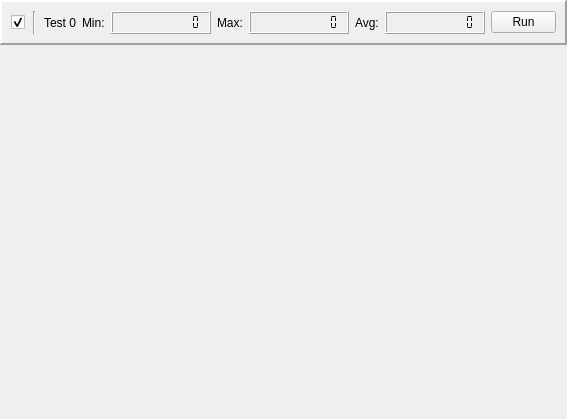
<?xml version="1.0" encoding="UTF-8"?>
<ui version="4.0">
 <class>TestContainer</class>
 <widget class="QWidget" name="TestContainer">
  <property name="geometry">
   <rect>
    <x>0</x>
    <y>0</y>
    <width>498</width>
    <height>419</height>
   </rect>
  </property>
  <property name="sizePolicy">
   <sizepolicy hsizetype="Preferred" vsizetype="Maximum">
    <horstretch>0</horstretch>
    <verstretch>0</verstretch>
   </sizepolicy>
  </property>
  <property name="windowTitle">
   <string>Form</string>
  </property>
  <layout class="QVBoxLayout" name="verticalLayout_2">
   <property name="spacing">
    <number>0</number>
   </property>
   <property name="margin">
    <number>0</number>
   </property>
   <item>
    <widget class="QFrame" name="Banner">
     <property name="sizePolicy">
      <sizepolicy hsizetype="Preferred" vsizetype="Fixed">
       <horstretch>0</horstretch>
       <verstretch>0</verstretch>
      </sizepolicy>
     </property>
     <property name="frameShape">
      <enum>QFrame::Panel</enum>
     </property>
     <property name="frameShadow">
      <enum>QFrame::Raised</enum>
     </property>
     <property name="lineWidth">
      <number>2</number>
     </property>
     <layout class="QHBoxLayout" name="horizontalLayout_3">
      <item>
       <layout class="QHBoxLayout" name="TestInfo" stretch="0,0,0">
        <property name="spacing">
         <number>8</number>
        </property>
        <property name="sizeConstraint">
         <enum>QLayout::SetDefaultConstraint</enum>
        </property>
        <property name="topMargin">
         <number>0</number>
        </property>
        <item>
         <widget class="QCheckBox" name="checkBox">
          <property name="sizePolicy">
           <sizepolicy hsizetype="Fixed" vsizetype="Fixed">
            <horstretch>0</horstretch>
            <verstretch>0</verstretch>
           </sizepolicy>
          </property>
          <property name="acceptDrops">
           <bool>false</bool>
          </property>
          <property name="autoFillBackground">
           <bool>false</bool>
          </property>
          <property name="text">
           <string/>
          </property>
          <property name="iconSize">
           <size>
            <width>16</width>
            <height>16</height>
           </size>
          </property>
          <property name="checkable">
           <bool>true</bool>
          </property>
          <property name="checked">
           <bool>true</bool>
          </property>
          <property name="autoRepeat">
           <bool>false</bool>
          </property>
          <property name="autoExclusive">
           <bool>false</bool>
          </property>
         </widget>
        </item>
        <item>
         <widget class="Line" name="line">
          <property name="orientation">
           <enum>Qt::Vertical</enum>
          </property>
         </widget>
        </item>
        <item>
         <widget class="QLabel" name="nameLabel">
          <property name="sizePolicy">
           <sizepolicy hsizetype="MinimumExpanding" vsizetype="Preferred">
            <horstretch>0</horstretch>
            <verstretch>0</verstretch>
           </sizepolicy>
          </property>
          <property name="text">
           <string>Test 0</string>
          </property>
         </widget>
        </item>
       </layout>
      </item>
      <item>
       <layout class="QHBoxLayout" name="ErrorDisplay">
        <item>
         <widget class="QLabel" name="MinLabel">
          <property name="sizePolicy">
           <sizepolicy hsizetype="Fixed" vsizetype="Preferred">
            <horstretch>0</horstretch>
            <verstretch>0</verstretch>
           </sizepolicy>
          </property>
          <property name="text">
           <string>Min:</string>
          </property>
         </widget>
        </item>
        <item>
         <widget class="QLCDNumber" name="MinErr">
          <property name="sizePolicy">
           <sizepolicy hsizetype="Fixed" vsizetype="Minimum">
            <horstretch>0</horstretch>
            <verstretch>0</verstretch>
           </sizepolicy>
          </property>
          <property name="smallDecimalPoint">
           <bool>true</bool>
          </property>
          <property name="numDigits">
           <number>10</number>
          </property>
          <property name="digitCount">
           <number>10</number>
          </property>
          <property name="segmentStyle">
           <enum>QLCDNumber::Flat</enum>
          </property>
         </widget>
        </item>
        <item>
         <widget class="QLabel" name="MaxLabel">
          <property name="sizePolicy">
           <sizepolicy hsizetype="Fixed" vsizetype="Preferred">
            <horstretch>0</horstretch>
            <verstretch>0</verstretch>
           </sizepolicy>
          </property>
          <property name="text">
           <string>Max:</string>
          </property>
         </widget>
        </item>
        <item>
         <widget class="QLCDNumber" name="MaxErr">
          <property name="sizePolicy">
           <sizepolicy hsizetype="Fixed" vsizetype="Minimum">
            <horstretch>0</horstretch>
            <verstretch>0</verstretch>
           </sizepolicy>
          </property>
          <property name="smallDecimalPoint">
           <bool>true</bool>
          </property>
          <property name="numDigits">
           <number>10</number>
          </property>
          <property name="digitCount">
           <number>10</number>
          </property>
          <property name="segmentStyle">
           <enum>QLCDNumber::Flat</enum>
          </property>
         </widget>
        </item>
        <item>
         <widget class="QLabel" name="AvgLabel">
          <property name="sizePolicy">
           <sizepolicy hsizetype="Fixed" vsizetype="Preferred">
            <horstretch>0</horstretch>
            <verstretch>0</verstretch>
           </sizepolicy>
          </property>
          <property name="text">
           <string>Avg:</string>
          </property>
         </widget>
        </item>
        <item>
         <widget class="QLCDNumber" name="AvgErr">
          <property name="sizePolicy">
           <sizepolicy hsizetype="Fixed" vsizetype="Minimum">
            <horstretch>0</horstretch>
            <verstretch>0</verstretch>
           </sizepolicy>
          </property>
          <property name="smallDecimalPoint">
           <bool>true</bool>
          </property>
          <property name="numDigits">
           <number>10</number>
          </property>
          <property name="digitCount">
           <number>10</number>
          </property>
          <property name="segmentStyle">
           <enum>QLCDNumber::Flat</enum>
          </property>
         </widget>
        </item>
       </layout>
      </item>
      <item>
       <widget class="QPushButton" name="Expand">
        <property name="sizePolicy">
         <sizepolicy hsizetype="Maximum" vsizetype="Fixed">
          <horstretch>0</horstretch>
          <verstretch>0</verstretch>
         </sizepolicy>
        </property>
        <property name="maximumSize">
         <size>
          <width>65</width>
          <height>16777215</height>
         </size>
        </property>
        <property name="text">
         <string>Run</string>
        </property>
       </widget>
      </item>
     </layout>
    </widget>
   </item>
   <item>
    <widget class="QFrame" name="mainpanel">
     <property name="enabled">
      <bool>true</bool>
     </property>
     <property name="frameShape">
      <enum>QFrame::NoFrame</enum>
     </property>
     <property name="frameShadow">
      <enum>QFrame::Plain</enum>
     </property>
     <property name="lineWidth">
      <number>0</number>
     </property>
    </widget>
   </item>
  </layout>
 </widget>
 <resources/>
 <connections/>
</ui>
